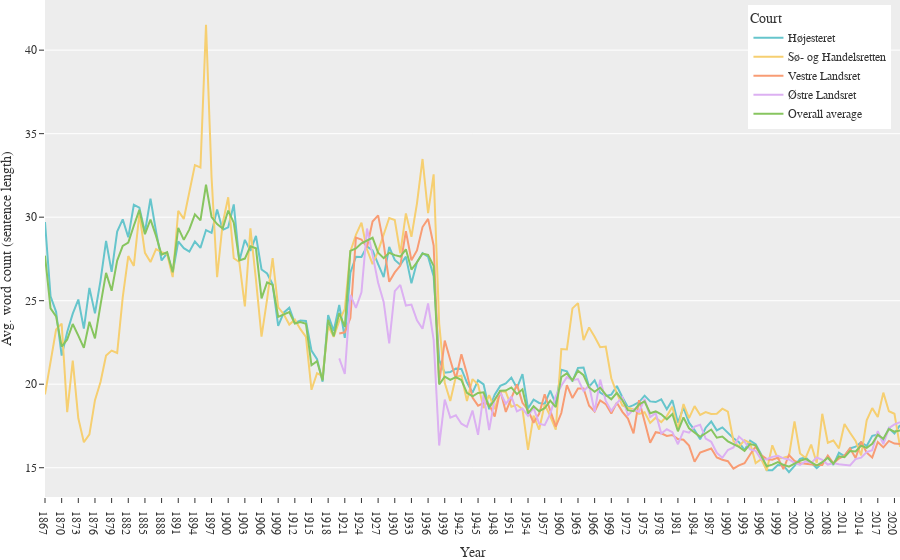

Notebook cell for this chart:
### Code cell
import plotly.express as px
import plotly
df_gb = df_gb.rename(columns=dict(zip(["document_category_cleaned","year","Average sentence length","sentences_count","Count"],["Court","Year", "Average sentence length", "Sentences count", "Document count"])))
df_gb_plot = df_gb.loc[df_gb["Court"]!="Other type of court"]

plt = px.line(df_gb_plot, x="Year", y = "Average sentence length", color="Court", 
                hover_name="Court",
                hover_data={"Year":":.0f",
                            "Court":False, 
                            "Average sentence length":":.1f", 
                            "Sentences count":":,.0f", 
                            "Document count":":,.0f"},
                color_discrete_sequence=px.colors.qualitative.Pastel)

plt.update_layout(template="ggplot2",
                legend=dict(
                    yanchor="top",
                    y=0.99,
                    xanchor="right",
                    x=0.99
                ),margin=dict(
                        l=0,
                        r=0,
                        b=0,
                        t=0
                ),
                font_family="Serif",
                hovermode="x unified"
                )

# Set y-axes titles
plt.update_xaxes(showgrid=False)
plt.update_yaxes(title_text="Avg. word count (sentence length)")
plt.write_html("../../data/plots/average_length_of_sentences_court_type.html")
plt.write_image("../../data/plots/average_length_of_sentences_court_type.pdf")
plt

### Figure 1 — Plotly figure (JSON) as saved in the notebook; plotly's stock layout.template omitted (floating-point values rounded to 4 significant figures; data arrays with more than 128 entries replaced by an {"elided": "..."} marker saying what was removed)
{"data": [{"customdata": {"elided": "155x3 mixed values"}, "hovertemplate": "<b>%{hovertext}</b><br><br>Year=%{x:.0f}<br>Average sentence length=%{y:.1f}<br>Sentences count=%{customdata[1]:,.0f}<br>Document count=%{customdata[2]:,.0f}<extra></extra>", "hovertext": {"elided": "155 str values"}, "legendgroup": "Højesteret", "line": {"color": "rgb(102, 197, 204)", "dash": "solid"}, "marker": {"symbol": "circle"}, "mode": "lines", "name": "Højesteret", "orientation": "v", "showlegend": true, "type": "scatter", "x": {"elided": "155 str values"}, "xaxis": "x", "y": {"elided": "155 float values"}, "yaxis": "y"}, {"customdata": {"elided": "155x3 mixed values"}, "hovertemplate": "<b>%{hovertext}</b><br><br>Year=%{x:.0f}<br>Average sentence length=%{y:.1f}<br>Sentences count=%{customdata[1]:,.0f}<br>Document count=%{customdata[2]:,.0f}<extra></extra>", "hovertext": {"elided": "155 str values"}, "legendgroup": "Sø- og Handelsretten", "line": {"color": "rgb(246, 207, 113)", "dash": "solid"}, "marker": {"symbol": "circle"}, "mode": "lines", "name": "Sø- og Handelsretten", "orientation": "v", "showlegend": true, "type": "scatter", "x": {"elided": "155 str values"}, "xaxis": "x", "y": {"elided": "155 float values"}, "yaxis": "y"}, {"customdata": {"elided": "102x3 mixed values"}, "hovertemplate": "<b>%{hovertext}</b><br><br>Year=%{x:.0f}<br>Average sentence length=%{y:.1f}<br>Sentences count=%{customdata[1]:,.0f}<br>Document count=%{customdata[2]:,.0f}<extra></extra>", "hovertext": ["Vestre Landsret", "Vestre Landsret", "Vestre Landsret", "Vestre Landsret", "Vestre Landsret", "Vestre Landsret", "Vestre Landsret", "Vestre Landsret", "Vestre Landsret", "Vestre Landsret", "Vestre Landsret", "Vestre Landsret", "Vestre Landsret", "Vestre Landsret", "Vestre Landsret", "Vestre Landsret", "Vestre Landsret", "Vestre Landsret", "Vestre Landsret", "Vestre Landsret", "Vestre Landsret", "Vestre Landsret", "Vestre Landsret", "Vestre Landsret", "Vestre Landsret", "Vestre Landsret", "Vestre Landsret", "Vestre Landsret", "Vestre Landsret", "Vestre Landsret", "Vestre Landsret", "Vestre Landsret", "Vestre Landsret", "Vestre Landsret", "Vestre Landsret", "Vestre Landsret", "Vestre Landsret", "Vestre Landsret", "Vestre Landsret", "Vestre Landsret", "Vestre Landsret", "Vestre Landsret", "Vestre Landsret", "Vestre Landsret", "Vestre Landsret", "Vestre Landsret", "Vestre Landsret", "Vestre Landsret", "Vestre Landsret", "Vestre Landsret", "Vestre Landsret", "Vestre Landsret", "Vestre Landsret", "Vestre Landsret", "Vestre Landsret", "Vestre Landsret", "Vestre Landsret", "Vestre Landsret", "Vestre Landsret", "Vestre Landsret", "Vestre Landsret", "Vestre Landsret", "Vestre Landsret", "Vestre Landsret", "Vestre Landsret", "Vestre Landsret", "Vestre Landsret", "Vestre Landsret", "Vestre Landsret", "Vestre Landsret", "Vestre Landsret", "Vestre Landsret", "Vestre Landsret", "Vestre Landsret", "Vestre Landsret", "Vestre Landsret", "Vestre Landsret", "Vestre Landsret", "Vestre Landsret", "Vestre Landsret", "Vestre Landsret", "Vestre Landsret", "Vestre Landsret", "Vestre Landsret", "Vestre Landsret", "Vestre Landsret", "Vestre Landsret", "Vestre Landsret", "Vestre Landsret", "Vestre Landsret", "Vestre Landsret", "Vestre Landsret", "Vestre Landsret", "Vestre Landsret", "Vestre Landsret", "Vestre Landsret", "Vestre Landsret", "Vestre Landsret", "Vestre Landsret", "Vestre Landsret", "Vestre Landsret", "Vestre Landsret"], "legendgroup": "Vestre Landsret", "line": {"color": "rgb(248, 156, 116)", "dash": "solid"}, "marker": {"symbol": "circle"}, "mode": "lines", "name": "Vestre Landsret", "orientation": "v", "showlegend": true, "type": "scatter", "x": ["1920", "1921", "1922", "1923", "1924", "1925", "1926", "1927", "1928", "1929", "1930", "1931", "1932", "1933", "1934", "1935", "1936", "1937", "1938", "1939", "1940", "1941", "1942", "1943", "1944", "1945", "1946", "1947", "1948", "1949", "1950", "1951", "1952", "1953", "1954", "1955", "1956", "1957", "1958", "1959", "1960", "1961", "1962", "1963", "1964", "1965", "1966", "1967", "1968", "1969", "1970", "1971", "1972", "1973", "1974", "1975", "1976", "1977", "1978", "1979", "1980", "1981", "1982", "1983", "1984", "1985", "1986", "1987", "1988", "1989", "1990", "1991", "1992", "1993", "1994", "1995", "1996", "1997", "1998", "1999", "2000", "2001", "2002", "2003", "2004", "2005", "2006", "2007", "2008", "2009", "2010", "2011", "2012", "2013", "2014", "2015", "2016", "2017", "2018", "2019", "2020", "2021"], "xaxis": "x", "y": [23.03, 23.11, 23.96, 28.78, 28.66, 28.2, 29.74, 30.11, 28.39, 26.14, 26.69, 27.1, 29.16, 27.42, 28.01, 29.41, 29.9, 28.31, 20.06, 22.61, 21.45, 20.33, 21.79, 20.63, 19.2, 18.71, 18.88, 18.8, 18.06, 19.64, 18.34, 19.15, 19.99, 18.88, 18.46, 17.69, 18.22, 19.4, 18.4, 17.46, 18.27, 19.95, 19.17, 19.75, 19.75, 18.71, 18.36, 19.03, 18.81, 18.25, 18.89, 18.34, 17.94, 17.06, 19.04, 17.79, 16.49, 17.12, 17.06, 16.9, 16.96, 16.72, 16.67, 16.32, 15.36, 15.91, 16.01, 16.15, 15.61, 15.48, 15.39, 14.94, 15.14, 15.27, 15.79, 16.26, 15.75, 15.51, 15.48, 15.6, 14.92, 15.76, 15.41, 15.28, 15.24, 15.19, 15.17, 15.17, 15.73, 15.26, 15.55, 15.73, 16.16, 15.58, 16.56, 15.9, 15.61, 16.54, 16.22, 16.6, 16.45, 16.42], "yaxis": "y"}, {"customdata": {"elided": "102x3 mixed values"}, "hovertemplate": "<b>%{hovertext}</b><br><br>Year=%{x:.0f}<br>Average sentence length=%{y:.1f}<br>Sentences count=%{customdata[1]:,.0f}<br>Document count=%{customdata[2]:,.0f}<extra></extra>", "hovertext": ["Østre Landsret", "Østre Landsret", "Østre Landsret", "Østre Landsret", "Østre Landsret", "Østre Landsret", "Østre Landsret", "Østre Landsret", "Østre Landsret", "Østre Landsret", "Østre Landsret", "Østre Landsret", "Østre Landsret", "Østre Landsret", "Østre Landsret", "Østre Landsret", "Østre Landsret", "Østre Landsret", "Østre Landsret", "Østre Landsret", "Østre Landsret", "Østre Landsret", "Østre Landsret", "Østre Landsret", "Østre Landsret", "Østre Landsret", "Østre Landsret", "Østre Landsret", "Østre Landsret", "Østre Landsret", "Østre Landsret", "Østre Landsret", "Østre Landsret", "Østre Landsret", "Østre Landsret", "Østre Landsret", "Østre Landsret", "Østre Landsret", "Østre Landsret", "Østre Landsret", "Østre Landsret", "Østre Landsret", "Østre Landsret", "Østre Landsret", "Østre Landsret", "Østre Landsret", "Østre Landsret", "Østre Landsret", "Østre Landsret", "Østre Landsret", "Østre Landsret", "Østre Landsret", "Østre Landsret", "Østre Landsret", "Østre Landsret", "Østre Landsret", "Østre Landsret", "Østre Landsret", "Østre Landsret", "Østre Landsret", "Østre Landsret", "Østre Landsret", "Østre Landsret", "Østre Landsret", "Østre Landsret", "Østre Landsret", "Østre Landsret", "Østre Landsret", "Østre Landsret", "Østre Landsret", "Østre Landsret", "Østre Landsret", "Østre Landsret", "Østre Landsret", "Østre Landsret", "Østre Landsret", "Østre Landsret", "Østre Landsret", "Østre Landsret", "Østre Landsret", "Østre Landsret", "Østre Landsret", "Østre Landsret", "Østre Landsret", "Østre Landsret", "Østre Landsret", "Østre Landsret", "Østre Landsret", "Østre Landsret", "Østre Landsret", "Østre Landsret", "Østre Landsret", "Østre Landsret", "Østre Landsret", "Østre Landsret", "Østre Landsret", "Østre Landsret", "Østre Landsret", "Østre Landsret", "Østre Landsret", "Østre Landsret", "Østre Landsret"], "legendgroup": "Østre Landsret", "line": {"color": "rgb(220, 176, 242)", "dash": "solid"}, "marker": {"symbol": "circle"}, "mode": "lines", "name": "Østre Landsret", "orientation": "v", "showlegend": true, "type": "scatter", "x": ["1920", "1921", "1922", "1923", "1924", "1925", "1926", "1927", "1928", "1929", "1930", "1931", "1932", "1933", "1934", "1935", "1936", "1937", "1938", "1939", "1940", "1941", "1942", "1943", "1944", "1945", "1946", "1947", "1948", "1949", "1950", "1951", "1952", "1953", "1954", "1955", "1956", "1957", "1958", "1959", "1960", "1961", "1962", "1963", "1964", "1965", "1966", "1967", "1968", "1969", "1970", "1971", "1972", "1973", "1974", "1975", "1976", "1977", "1978", "1979", "1980", "1981", "1982", "1983", "1984", "1985", "1986", "1987", "1988", "1989", "1990", "1991", "1992", "1993", "1994", "1995", "1996", "1997", "1998", "1999", "2000", "2001", "2002", "2003", "2004", "2005", "2006", "2007", "2008", "2009", "2010", "2011", "2012", "2013", "2014", "2015", "2016", "2017", "2018", "2019", "2020", "2021"], "xaxis": "x", "y": [21.54, 20.61, 25.34, 24.57, 25.5, 29.32, 27.74, 26.07, 24.93, 22.45, 25.57, 25.94, 24.71, 24.77, 23.82, 23.32, 24.83, 22.66, 16.33, 19.08, 18.0, 18.14, 17.63, 17.45, 18.43, 16.97, 19.39, 17.25, 19.12, 19.5, 18.83, 19.26, 18.37, 18.54, 18.11, 18.58, 17.64, 17.55, 18.23, 19.28, 19.91, 20.42, 20.24, 20.31, 19.59, 19.92, 18.35, 20.28, 19.0, 18.4, 18.86, 19.22, 18.15, 18.48, 18.34, 19.12, 18.03, 18.26, 17.05, 17.3, 17.13, 16.41, 17.19, 17.1, 17.46, 17.57, 16.75, 16.55, 15.9, 15.6, 16.06, 16.21, 16.86, 16.56, 16.1, 16.01, 15.49, 15.51, 15.65, 15.72, 15.56, 15.49, 15.3, 15.17, 15.39, 15.29, 15.61, 15.47, 15.19, 15.27, 15.21, 15.18, 15.13, 15.51, 15.6, 15.94, 16.05, 17.2, 16.41, 17.37, 17.6, 17.72], "yaxis": "y"}, {"customdata": {"elided": "155x3 mixed values"}, "hovertemplate": "<b>%{hovertext}</b><br><br>Year=%{x:.0f}<br>Average sentence length=%{y:.1f}<br>Sentences count=%{customdata[1]:,.0f}<br>Document count=%{customdata[2]:,.0f}<extra></extra>", "hovertext": {"elided": "155 str values"}, "legendgroup": "Overall average", "line": {"color": "rgb(135, 197, 95)", "dash": "solid"}, "marker": {"symbol": "circle"}, "mode": "lines", "name": "Overall average", "orientation": "v", "showlegend": true, "type": "scatter", "x": {"elided": "155 str values"}, "xaxis": "x", "y": {"elided": "155 float values"}, "yaxis": "y"}], "layout": {"font": {"family": "Serif"}, "hovermode": "x unified", "legend": {"title": {"text": "Court"}, "tracegroupgap": 0, "x": 0.99, "xanchor": "right", "y": 0.99, "yanchor": "top"}, "margin": {"b": 0, "l": 0, "r": 0, "t": 0}, "xaxis": {"anchor": "y", "domain": [0, 1], "showgrid": false, "title": {"text": "Year"}}, "yaxis": {"anchor": "x", "domain": [0, 1], "title": {"text": "Avg. word count (sentence length)"}}}}
